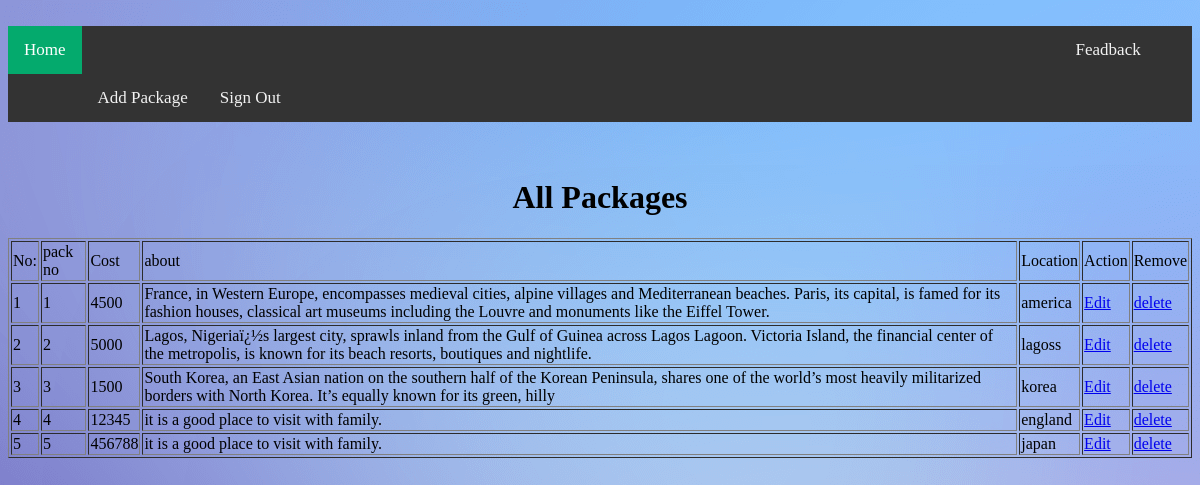
Page /home2.php on the earlier database version.
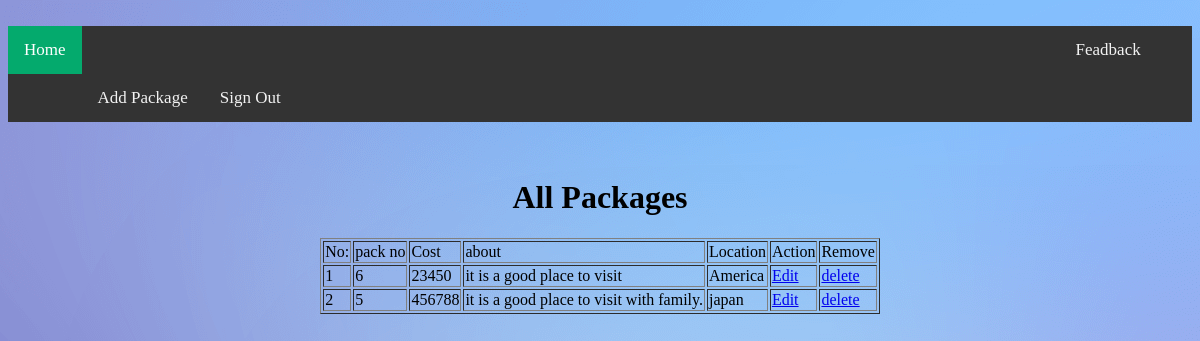
Same page on the later database version.
### tables this page shows
CREATE TABLE `packages` (
  `pack_no` int(43) NOT NULL,
  `cost` int(12) NOT NULL,
  `about` text NOT NULL,
  `location` text NOT NULL
);

### home2.php (the view, shortened to what this page needs)
<!DOCTYPE html>
<html lang="en">
<head>
</head>
<body background="02.png"><br>
<div class="topnav">
  <a class="active" href="#home">Home</a>
  <div class="topnav">
  <a href="getfed.php">Feadback</a>
  <a href="package.php">Add Package</a>
  <a href="index.php">Sign Out</a>
  </div>
</div><br><br><center>
<?php
include './dbcheck.inc.php';
$co=1;
echo"<table border='solid white' ><caption><h1>All Packages</h1></caption><tr><td>No:</td><td>pack no</td><td>Cost</td><td>about</td><td>Location</td><td>Action</td><td>Remove</td></tr>";
$sql = "SELECT * FROM `packages` ";
$lo=mysqli_query($conn,$sql);while($row=mysqli_fetch_assoc($lo)){
	echo"<tr><td>$co</td><td>$row[pack_no]</td><td>$row[cost]</td><td>$row[about]</td><td>$row[location]</td> <td><a href='editpackage.php?id=$row[pack_no]'>Edit</a></td><td><a href='remove.php?id=$row[pack_no]'>delete</a></td></tr>";
$co++;
}
echo"</table>";
?>
</center>
</body>
</html>

Differences in the rows shown:
removed packages: pack_no "1", cost "4500", about "France, in Western Europe, encompasses medieval cities, alpine villages and Mediterranean beaches. Paris, its capital, is famed for its fashion houses, classical art museums including the Louvre and monuments like the Eiffel Tower.", location "america"
removed packages: pack_no "2", cost "5000", about "Lagos, Nigeriaï¿½s largest city, sprawls inland from the Gulf of Guinea across Lagos Lagoon. Victoria Island, the financial center of the metropolis, is known for its beach resorts, boutiques and nightlife.", location "lagoss"
removed packages: pack_no "3", cost "1500", about "South Korea, an East Asian nation on the southern half of the Korean Peninsula, shares one of the world’s most heavily militarized borders with North Korea. It’s equally known for its green, hilly", location "korea"
removed packages: pack_no "4", cost "12345", about "it is a good place to visit with family.", location "england"
added packages: pack_no "6", cost "23450", about "it is a good place to visit", location "America"
